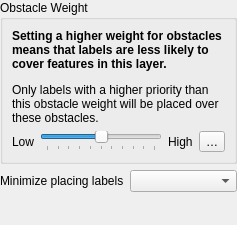
<?xml version="1.0" encoding="UTF-8"?>
<ui version="4.0">
 <class>QgsLabelObstacleSettingsWidgetBase</class>
 <widget class="QgsPanelWidget" name="QgsLabelObstacleSettingsWidgetBase">
  <property name="geometry">
   <rect>
    <x>0</x>
    <y>0</y>
    <width>237</width>
    <height>225</height>
   </rect>
  </property>
  <property name="windowTitle">
   <string notr="true">Obstacle Settings</string>
  </property>
  <layout class="QGridLayout" name="gridLayout">
   <property name="leftMargin">
    <number>0</number>
   </property>
   <property name="topMargin">
    <number>0</number>
   </property>
   <property name="rightMargin">
    <number>0</number>
   </property>
   <property name="bottomMargin">
    <number>0</number>
   </property>
   <item row="3" column="1">
    <spacer name="verticalSpacer">
     <property name="orientation">
      <enum>Qt::Vertical</enum>
     </property>
     <property name="sizeHint" stdset="0">
      <size>
       <width>20</width>
       <height>0</height>
      </size>
     </property>
    </spacer>
   </item>
   <item row="0" column="0" colspan="2">
    <widget class="QGroupBox" name="groupBox">
     <property name="title">
      <string>Obstacle Weight</string>
     </property>
     <layout class="QVBoxLayout" name="verticalLayout">
      <item>
       <widget class="QLabel" name="label">
        <property name="text">
         <string>&lt;html&gt;&lt;head/&gt;&lt;body&gt;&lt;p&gt;&lt;span style=&quot; font-weight:600;&quot;&gt;Setting a higher weight for obstacles means that labels are less likely to cover features in this layer.&lt;/span&gt;&lt;/p&gt;&lt;p&gt;Only labels with a higher priority than this obstacle weight will be placed over these obstacles.&lt;/p&gt;&lt;/body&gt;&lt;/html&gt;</string>
        </property>
        <property name="wordWrap">
         <bool>true</bool>
        </property>
       </widget>
      </item>
      <item>
       <layout class="QHBoxLayout" name="horizontalLayout">
        <item>
         <widget class="QLabel" name="label_40">
          <property name="text">
           <string>Low</string>
          </property>
         </widget>
        </item>
        <item>
         <widget class="QSlider" name="mObstacleFactorSlider">
          <property name="toolTip">
           <string>Controls how likely labels are to cover features in this layer</string>
          </property>
          <property name="minimum">
           <number>0</number>
          </property>
          <property name="maximum">
           <number>10</number>
          </property>
          <property name="value">
           <number>5</number>
          </property>
          <property name="orientation">
           <enum>Qt::Horizontal</enum>
          </property>
          <property name="tickPosition">
           <enum>QSlider::TicksBelow</enum>
          </property>
          <property name="tickInterval">
           <number>1</number>
          </property>
         </widget>
        </item>
        <item>
         <widget class="QLabel" name="label_41">
          <property name="text">
           <string>High</string>
          </property>
         </widget>
        </item>
        <item>
         <widget class="QgsPropertyOverrideButton" name="mObstacleFactorDDBtn">
          <property name="text">
           <string>…</string>
          </property>
         </widget>
        </item>
       </layout>
      </item>
     </layout>
    </widget>
   </item>
   <item row="2" column="1">
    <widget class="QComboBox" name="mObstacleTypeComboBox">
     <property name="sizePolicy">
      <sizepolicy hsizetype="Expanding" vsizetype="Fixed">
       <horstretch>0</horstretch>
       <verstretch>0</verstretch>
      </sizepolicy>
     </property>
    </widget>
   </item>
   <item row="2" column="0">
    <widget class="QLabel" name="mObstacleTypeLabel">
     <property name="text">
      <string>Minimize placing labels</string>
     </property>
    </widget>
   </item>
  </layout>
 </widget>
 <customwidgets>
  <customwidget>
   <class>QgsPropertyOverrideButton</class>
   <extends>QToolButton</extends>
   <header>qgspropertyoverridebutton.h</header>
  </customwidget>
  <customwidget>
   <class>QgsPanelWidget</class>
   <extends>QWidget</extends>
   <header>qgspanelwidget.h</header>
   <container>1</container>
  </customwidget>
 </customwidgets>
 <resources/>
 <connections/>
</ui>
